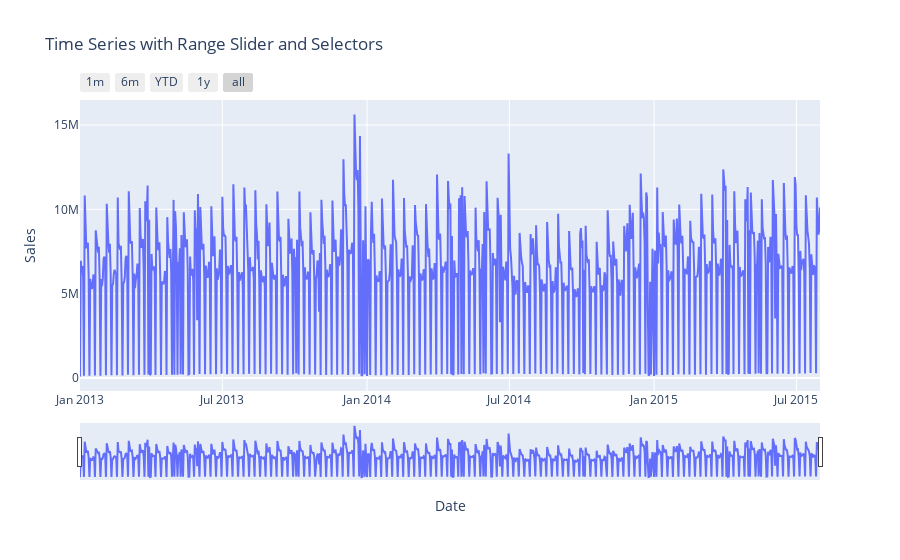

The notebook cell this image was saved under:
### Markdown cell above
## 3. Are there any seasonal (Christmas, Easter etc) purchase behaviours?

### Code cell
import plotly.express as px
import pandas as pd
seasonal_grouped_by_date = train_df.groupby(
    'Date')[['Customers', 'Sales', 'SalesPerCustomer']].sum().reset_index()
fig = px.line(seasonal_grouped_by_date, x='Date', y='Sales',
              title='Time Series with Range Slider and Selectors')

fig.update_xaxes(
    rangeslider_visible=True,
    rangeselector=dict(
        buttons=list([
            dict(count=1, label="1m", step="month", stepmode="backward"),
            dict(count=6, label="6m", step="month", stepmode="backward"),
            dict(count=1, label="YTD", step="year", stepmode="todate"),
            dict(count=1, label="1y", step="year", stepmode="backward"),
            dict(step="all")
        ])
    )
)
fig.show()

### Figure 1 — Plotly figure (JSON) as saved in the notebook; plotly's stock layout.template omitted (floating-point values rounded to 4 significant figures; data arrays with more than 128 entries replaced by an {"elided": "..."} marker saying what was removed)
{"data": [{"hovertemplate": "Date=%{x}<br>Sales=%{y}<extra></extra>", "legendgroup": "", "line": {"color": "#636efa", "dash": "solid"}, "marker": {"symbol": "circle"}, "mode": "lines", "name": "", "orientation": "v", "showlegend": false, "type": "scatter", "x": {"elided": "942 str values"}, "xaxis": "x", "y": {"elided": "942 int values"}, "yaxis": "y"}], "layout": {"legend": {"tracegroupgap": 0}, "title": {"text": "Time Series with Range Slider and Selectors"}, "xaxis": {"anchor": "y", "domain": [0, 1], "rangeselector": {"buttons": [{"count": 1, "label": "1m", "step": "month", "stepmode": "backward"}, {"count": 6, "label": "6m", "step": "month", "stepmode": "backward"}, {"count": 1, "label": "YTD", "step": "year", "stepmode": "todate"}, {"count": 1, "label": "1y", "step": "year", "stepmode": "backward"}, {"step": "all"}]}, "rangeslider": {"visible": true}, "title": {"text": "Date"}}, "yaxis": {"anchor": "x", "domain": [0, 1], "title": {"text": "Sales"}}}}
